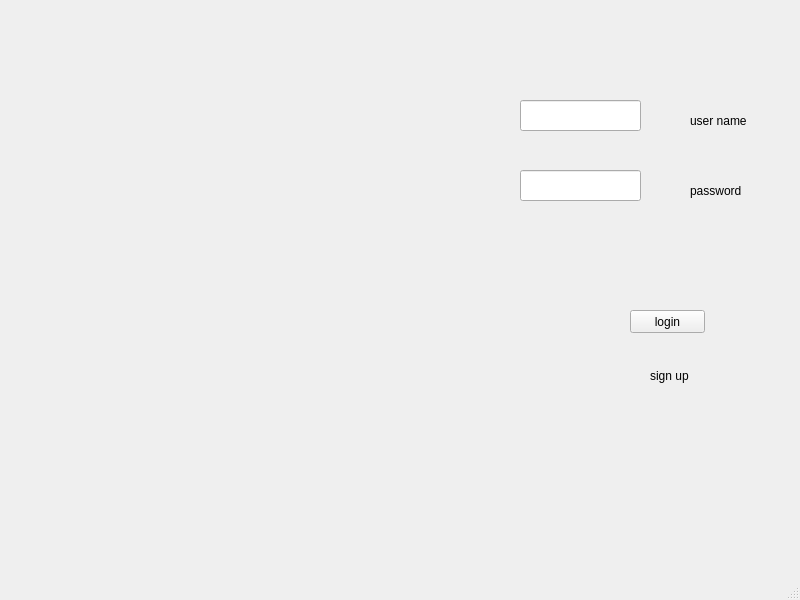
<?xml version="1.0" encoding="UTF-8"?>
<ui version="4.0">
 <class>MainWindow</class>
 <widget class="QMainWindow" name="MainWindow">
  <property name="geometry">
   <rect>
    <x>0</x>
    <y>0</y>
    <width>800</width>
    <height>600</height>
   </rect>
  </property>
  <property name="windowTitle">
   <string>login</string>
  </property>
  <widget class="QWidget" name="centralwidget">
   <widget class="QPushButton" name="btn_login">
    <property name="geometry">
     <rect>
      <x>630</x>
      <y>310</y>
      <width>75</width>
      <height>23</height>
     </rect>
    </property>
    <property name="text">
     <string>login</string>
    </property>
   </widget>
   <widget class="QLabel" name="label">
    <property name="geometry">
     <rect>
      <x>690</x>
      <y>100</y>
      <width>71</width>
      <height>41</height>
     </rect>
    </property>
    <property name="text">
     <string>user name</string>
    </property>
   </widget>
   <widget class="QLabel" name="label_2">
    <property name="geometry">
     <rect>
      <x>690</x>
      <y>170</y>
      <width>71</width>
      <height>41</height>
     </rect>
    </property>
    <property name="text">
     <string>password</string>
    </property>
   </widget>
   <widget class="QLabel" name="lbl_signup">
    <property name="geometry">
     <rect>
      <x>650</x>
      <y>360</y>
      <width>81</width>
      <height>31</height>
     </rect>
    </property>
    <property name="text">
     <string>sign up</string>
    </property>
   </widget>
   <widget class="QLineEdit" name="line_edit_user_name">
    <property name="geometry">
     <rect>
      <x>520</x>
      <y>100</y>
      <width>121</width>
      <height>31</height>
     </rect>
    </property>
   </widget>
   <widget class="QLineEdit" name="line_edit_password">
    <property name="geometry">
     <rect>
      <x>520</x>
      <y>170</y>
      <width>121</width>
      <height>31</height>
     </rect>
    </property>
   </widget>
   <widget class="QLabel" name="lbl_wrong_credentials">
    <property name="geometry">
     <rect>
      <x>490</x>
      <y>240</y>
      <width>171</width>
      <height>31</height>
     </rect>
    </property>
    <property name="text">
     <string/>
    </property>
   </widget>
  </widget>
  <widget class="QMenuBar" name="menubar">
   <property name="geometry">
    <rect>
     <x>0</x>
     <y>0</y>
     <width>800</width>
     <height>21</height>
    </rect>
   </property>
  </widget>
  <widget class="QStatusBar" name="statusbar"/>
 </widget>
 <resources/>
 <connections/>
</ui>
